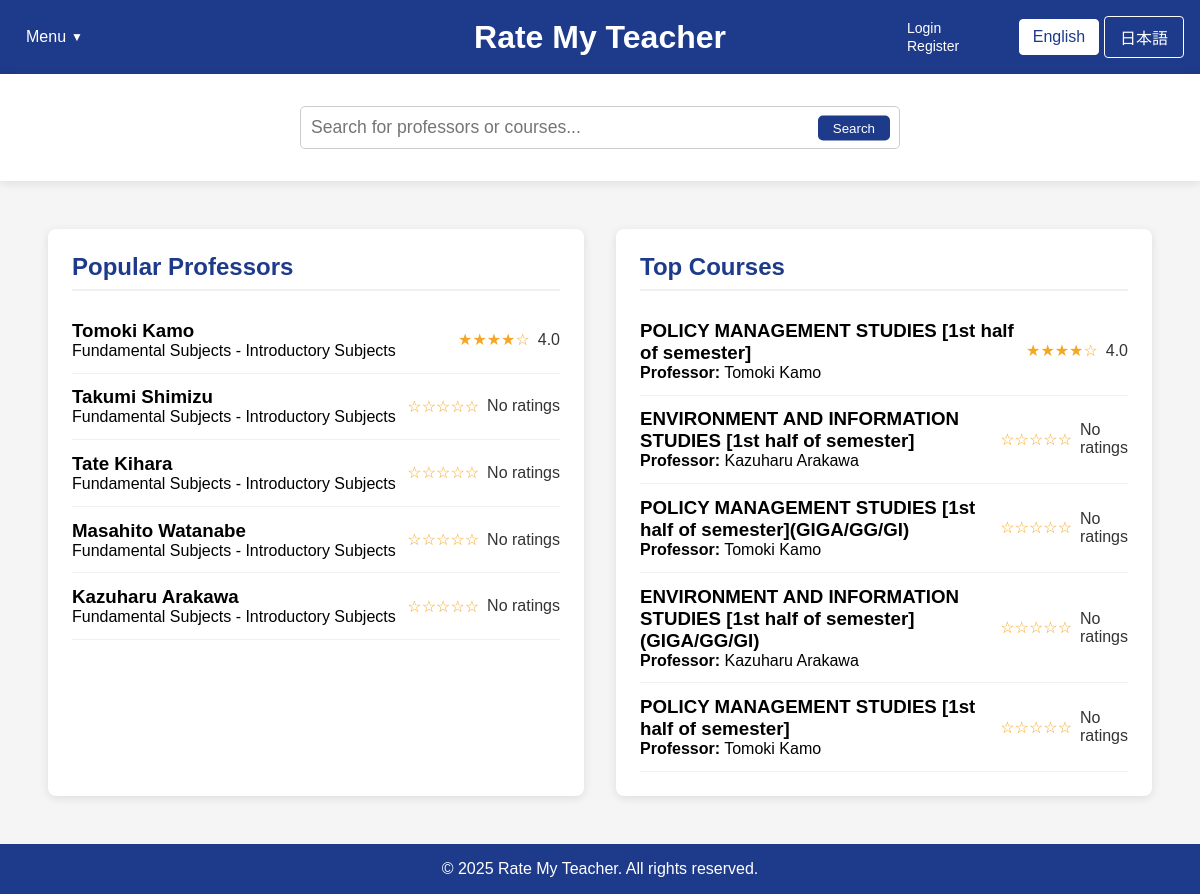
Page /home_fallback.php on the earlier database version.
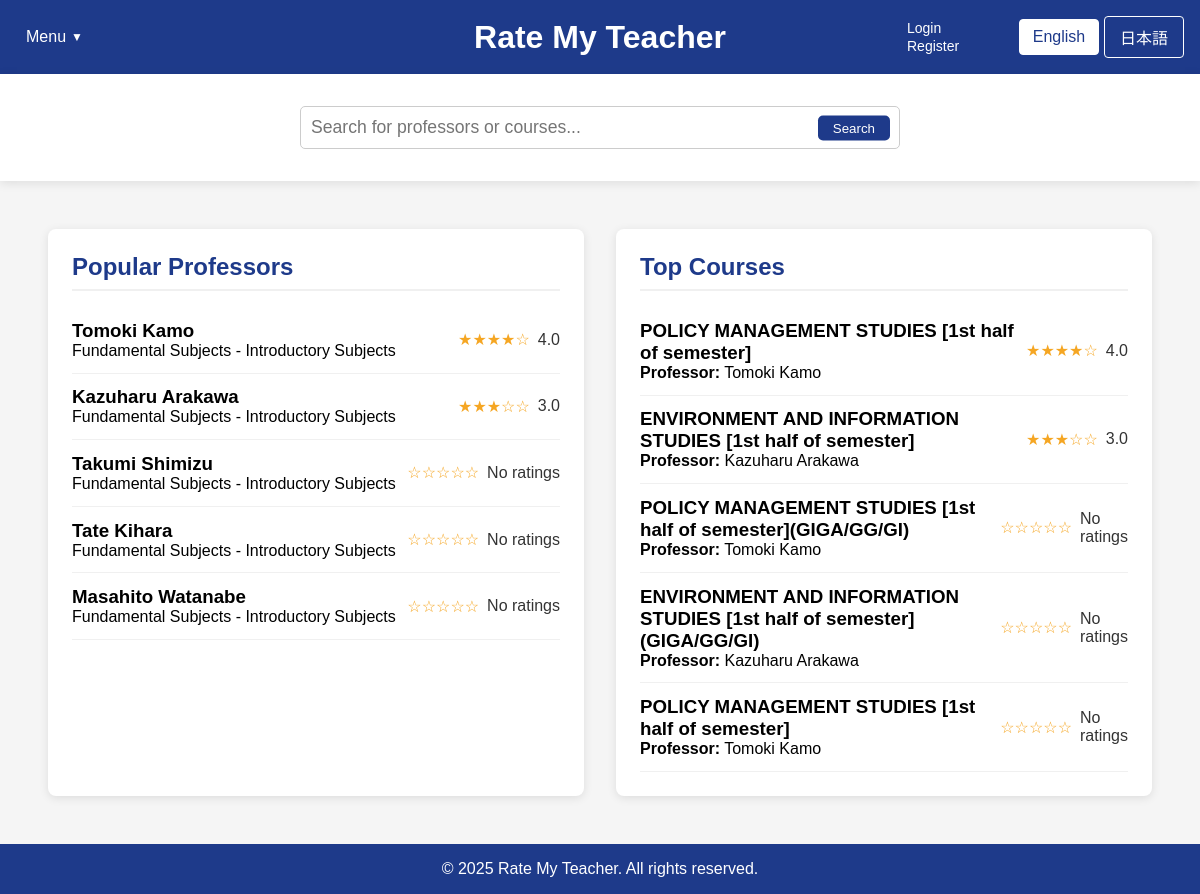
Same page on the later database version.
### tables this page shows
CREATE TABLE professors (
        id INTEGER PRIMARY KEY AUTOINCREMENT,
        name TEXT NOT NULL,
        department TEXT,
        bio TEXT,
        avg_content_quality REAL DEFAULT 0,
        avg_difficulty REAL DEFAULT 0,
        overall_rating REAL DEFAULT 0,
        review_count INTEGER DEFAULT 0
    );

CREATE TABLE courses (
        id INTEGER PRIMARY KEY AUTOINCREMENT,
        name TEXT NOT NULL,
        course_code TEXT,
        description TEXT,
        professor_id INTEGER,
        semester TEXT,
        avg_content_quality REAL DEFAULT 0,
        avg_difficulty REAL DEFAULT 0,
        overall_rating REAL DEFAULT 0,
        review_count INTEGER DEFAULT 0,
        FOREIGN KEY (professor_id) REFERENCES professors(id) ON DELETE SET NULL
    );

### home_fallback.php (the view, shortened to what the rows shown need)
<?php
$isLoggedIn = isset($_SESSION["loggedin"]) && $_SESSION["loggedin"] === true;
require_once 'config.php';
function getTopProfessors($limit = 5) {
    global $conn;
    $professors = [];
    try {
        $ratingCount = 0;
        $ratingCheckResult = $conn->query("SELECT COUNT(*) as count FROM ratings");
        if ($ratingCheckResult) {
            $ratingCountRow = $ratingCheckResult->fetchArray(SQLITE3_ASSOC);
            $ratingCount = $ratingCountRow['count'];
        }
        if ($ratingCount > 0) {
            $hasProfRatingColumns = false;
            $columnsResult = $conn->query("PRAGMA table_info(professors)");
            while ($col = $columnsResult->fetchArray(SQLITE3_ASSOC)) {
                if ($col['name'] === 'avg_content_quality' || $col['name'] === 'overall_rating') {
                    $hasProfRatingColumns = true;
                    break;
                }
            }
            if ($hasProfRatingColumns) {
                $stmt = $conn->prepare("
                    SELECT id, name, department,
                           COALESCE(overall_rating, (avg_content_quality + avg_difficulty) / 2) as avg_rating,
                           COALESCE(avg_content_quality, 0) as avg_content_quality,
                           COALESCE(avg_difficulty, 0) as avg_difficulty,
                           COALESCE(review_count, 0) as review_count
                    FROM professors
                    WHERE COALESCE(review_count, 0) > 0
                    ORDER BY avg_rating DESC, review_count DESC
                    LIMIT :limit
                ");
            }
            $stmt->bindValue(':limit', $limit, SQLITE3_INTEGER);
            $result = $stmt->execute();
            while ($row = $result->fetchArray(SQLITE3_ASSOC)) {
                if (isset($row['avg_rating']) && $row['avg_rating'] !== null) {
                    $row['avg_rating'] = number_format((float)$row['avg_rating'], 1);
                } else {
                    $row['avg_rating'] = "N/A";
                }
                $professors[] = $row;
            }
        }
        if (count($professors) < $limit) {
            $remaining = $limit - count($professors);
            $excludeIds = array_map(function($prof) {
                return $prof['id'];
            }, $professors);
            $excludeClause = count($excludeIds) > 0 ? "WHERE id NOT IN (" . implode(",", $excludeIds) . ")" : "";
            $stmt = $conn->prepare("
                SELECT id, name, department
                FROM professors
                $excludeClause
                LIMIT :limit
            ");
            $stmt->bindValue(':limit', $remaining, SQLITE3_INTEGER);
            $result = $stmt->execute();
            while ($row = $result->fetchArray(SQLITE3_ASSOC)) {
                $row['avg_rating'] = "N/A";
                $professors[] = $row;
            }
        }
    } catch (Exception $e) {
        error_log("Error fetching top professors: " . $e->getMessage());
    }
    return $professors;
}
function getTopCourses($limit = 5) {
    global $conn;
    $courses = [];
    try {
        $ratingCount = 0;
        $ratingCheckResult = $conn->query("SELECT COUNT(*) as count FROM ratings");
        if ($ratingCheckResult) {
            $ratingCountRow = $ratingCheckResult->fetchArray(SQLITE3_ASSOC);
            $ratingCount = $ratingCountRow['count'];
        }
        if ($ratingCount > 0) {
            $hasCourseRatingColumns = false;
            $columnsResult = $conn->query("PRAGMA table_info(courses)");
            while ($col = $columnsResult->fetchArray(SQLITE3_ASSOC)) {
                if ($col['name'] === 'avg_content_quality') {
                    $hasCourseRatingColumns = true;
                    break;
                }
            }
            if ($hasCourseRatingColumns) {
                $stmt = $conn->prepare("
                    SELECT c.id, c.name as course_name, c.course_code,
                        COALESCE(c.avg_content_quality, 0) as avg_content_quality,
                        COALESCE(c.avg_difficulty, 0) as avg_difficulty,
                        (COALESCE(c.avg_content_quality, 0) + (5 - COALESCE(c.avg_difficulty, 0))) / 2 as avg_rating,
                        COALESCE(c.review_count, 0) as review_count,
                        p.name as professor_name
                    FROM courses c
                    LEFT JOIN professors p ON c.professor_id = p.id
                    WHERE COALESCE(c.review_count, 0) > 0
                    ORDER BY avg_rating DESC, review_count DESC
                    LIMIT :limit
                ");
            }
            $stmt->bindValue(':limit', $limit, SQLITE3_INTEGER);
            $result = $stmt->execute();
            while ($row = $result->fetchArray(SQLITE3_ASSOC)) {
                if (isset($row['avg_rating']) && $row['avg_rating'] !== null) {
                    $row['avg_rating'] = number_format((float)$row['avg_rating'], 1);
                } else {
                    $row['avg_rating'] = "N/A";
                }
                $courses[] = $row;
            }
        }
        if (count($courses) < $limit) {
            $remaining = $limit - count($courses);
            $excludeIds = array_map(function($course) {
                return $course['id'];
            }, $courses);
            $excludeClause = count($excludeIds) > 0 ? "WHERE c.id NOT IN (" . implode(",", $excludeIds) . ")" : "";
            $stmt = $conn->prepare("
                SELECT c.id, c.name as course_name, c.course_code, p.name as professor_name
                FROM courses c
                LEFT JOIN professors p ON c.professor_id = p.id
                $excludeClause
                LIMIT :limit
            ");
            $stmt->bindValue(':limit', $remaining, SQLITE3_INTEGER);
            $result = $stmt->execute();
            while ($row = $result->fetchArray(SQLITE3_ASSOC)) {
                $row['avg_rating'] = "N/A";
                $courses[] = $row;
            }
        }
    } catch (Exception $e) {
        error_log("Error fetching top courses: " . $e->getMessage());
    }
    return $courses;
}
$topProfessors = getTopProfessors(5);
$topCourses = getTopCourses(5);
?>
<!DOCTYPE html>
<html lang="en">
<head>
    <link rel="stylesheet" href="css/style.css">
</head>
<body>
    <div class="container">
        <header>
                    <?php
                    $currentLang = isset($_COOKIE['language']) && $_COOKIE['language'] == 'ja' ? 'ja' : 'en';
                    ?>
            <div class="header-center">
                <div class="logo">
                    <h1><a href="home.php" style="color: white; text-decoration: none;"><?php echo $currentLang == 'ja' ? 'Rate My Teacher' : 'Rate My Teacher'; ?></a></h1>
                </div>
            </div>
        </header>
        <main style="flex: 1; display: flex; padding: 2rem;">
            <div id="popular-professors" class="content-box" style="flex: 1; background-color: white; margin: 1rem; padding: 1.5rem; border-radius: 8px; box-shadow: 0 2px 10px rgba(0,0,0,0.1);">
                <h2><?php echo $currentLang == 'ja' ? '人気の教授' : 'Popular Professors'; ?></h2>
                <div class="professor-list">
                    <?php foreach ($topProfessors as $professor): ?>
                    <a href="professor_page_template.php?name=<?php echo urlencode(str_replace(' ', '',$professor['name'])); ?>&lang=<?php echo $currentLang; ?>" style="text-decoration: none; color: inherit;">
                        <div class="professor-item" data-id="<?php echo $isLoggedIn ? $professor['id'] : 'login-required'; ?>">
                            <div>
                                <h3><?php echo htmlspecialchars($professor['name']); ?></h3>
                                <p><?php echo htmlspecialchars($professor['department'] ?? 'Unknown Department'); ?></p>
                            </div>
                            <div class="rating">
                                <?php
                                if ($professor['avg_rating'] !== 'N/A' && $professor['avg_rating'] > 0) {
                                    $fullStars = floor($professor['avg_rating']);
                                    $hasHalfStar = $professor['avg_rating'] - $fullStars >= 0.5;
                                    echo str_repeat('★', $fullStars);
                                    echo str_repeat('☆', 5 - $fullStars - ($hasHalfStar ? 1 : 0));
                                    echo ' <span>' . $professor['avg_rating'] . '</span>';
                                } else {
                                    echo '☆☆☆☆☆ <span>No ratings</span>';
                                }
                                ?>
                            </div>
                        </div>
                    </a>
                    <?php endforeach; ?>
                </div>
            </div>
            <div id="top-courses" class="content-box" style="flex: 1; background-color: white; margin: 1rem; padding: 1.5rem; border-radius: 8px; box-shadow: 0 2px 10px rgba(0,0,0,0.1);">
                <h2><?php echo $currentLang == 'ja' ? '人気のコース' : 'Top Courses'; ?></h2>
                <div class="course-list">
                    <?php foreach ($topCourses as $course): ?>
                    <a href="course.php?course=<?php echo urlencode($course['course_name'] ?? $course['name']); ?>&professor=<?php echo urlencode($course['professor_name'] ?? ''); ?>&lang=<?php echo $currentLang; ?>" style="text-decoration: none; color: inherit;">
                        <div class="course-item" data-id="<?php echo $isLoggedIn ? $course['id'] : 'login-required'; ?>">
                            <div>
                                <h3><?php echo htmlspecialchars($course['course_name'] ?? $course['name']); ?></h3>
                                <p><strong>Professor:</strong> <?php echo htmlspecialchars($course['professor_name'] ?? 'Unknown Professor'); ?></p>
                            </div>
                            <div class="rating">
                                <?php
                                if ($course['avg_rating'] !== 'N/A' && $course['avg_rating'] > 0) {
                                    $fullStars = floor($course['avg_rating']);
                                    $hasHalfStar = $course['avg_rating'] - $fullStars >= 0.5;
                                    echo str_repeat('★', $fullStars);
                                    echo str_repeat('☆', 5 - $fullStars - ($hasHalfStar ? 1 : 0));
                                    echo ' <span>' . $course['avg_rating'] . '</span>';
                                } else {
                                    echo '☆☆☆☆☆ <span>No ratings</span>';
                                }
                                ?>
                            </div>
                        </div>
                    </a>
                    <?php endforeach; ?>
                </div>
            </div>
        </main>
    </div>
</body>
</html>

Differences in the rows shown:
changed professors "Kazuharu Arakawa": fullStars (not shown) → "★★★"; hasHalfStar (not shown) → "☆☆"; avg_rating (not shown) → "3.0"; no longer shows "☆☆☆☆☆ No ratings"; moves up the list
changed courses "ENVIRONMENT AND INFORMATION STUDIES [1st half of semester]": fullStars (not shown) → "★★★"; hasHalfStar (not shown) → "☆☆"; avg_rating (not shown) → "3.0"; no longer shows "☆☆☆☆☆ No ratings"
